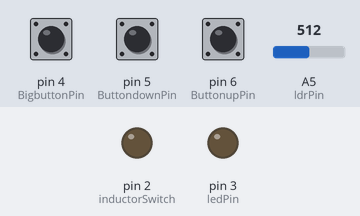
Recording of a sketch running on a simulated Arduino Uno, built with avr-gcc and run on an emulated ATmega328P. On the bench: output pins drawn as LEDs (lit = HIGH). The inputs (shaded band) are chosen by the test bench; at power-on: A5 (ldrPin) = 512, pin 4 (BigbuttonPin) HIGH, pin 5 (ButtondownPin) HIGH, pin 6 (ButtonupPin) HIGH.

Above: at 1.2 s.
1.3 s: A5 (ldrPin) set to 331
2.8 s: A5 (ldrPin) set to 305
At 3.5 s:
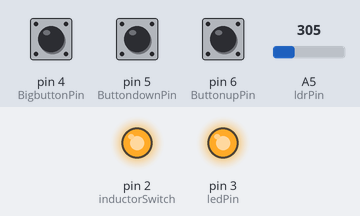
4.3 s: A5 (ldrPin) set to 330
At 4.8 s:
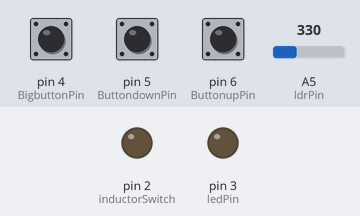
5.8 s: A5 (ldrPin) set to 310
At 7.0 s:
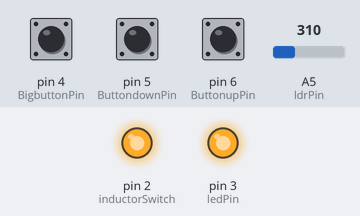
Timing chart, 0 to 37.4 s (numbered marks = the images above; inputs shaded):
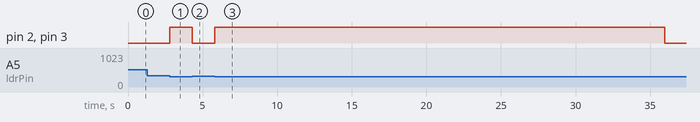

The sketch:

LDRDetection.ino
```cpp
const int BigbuttonPin = 4;     // the number of the startingpushbutton pin
int currentMillis = 0; //initial value for tracking time to compare to
int currentMillisD = 0; //initial value for tracking time to compare to
int currentMillisU = 0; //initial value for tracking time to compare to
long int delayTimeMS = 90000;  //starting heat time of 2 seconds
unsigned long debounceDelay = 250;    // the debounce time; increase if the output flickers

const int ButtondownPin = 5;     // the number of the pushbutton pin for raising time
const int ButtonupPin = 6;     // the number of the pushbutton pin for lowering time
const int ldrPin = A5;
const int ledPin =  3;      // the number of the LED pin
const int inductorSwitch =  2;      // the number of the inductor switch driver pin

// variables will change:
int buttonState = 0;         // variable for reading the starter pushbutton status
int buttonUp = 0;// variable for reading the up time pushbutton status
int buttonDown = 0;// variable for reading the down time pushbutton status
int ldrStatus = 501;
int failSafe = 0;
int timeOn = 0;
void setup() {
  //Serial.begin(9600);
  // initialize the LED pin as an output:
  pinMode(ledPin, OUTPUT);
  // initialize the pushbutton pins as a pullup input to make it simple:
  pinMode(ButtondownPin, INPUT_PULLUP);
  pinMode(BigbuttonPin, INPUT_PULLUP);
  pinMode(ButtonupPin, INPUT_PULLUP);
  pinMode(ldrPin, INPUT);

  //4v control switch to inductor driver
  pinMode(inductorSwitch, OUTPUT);
}

void loop() {
  // read the state of the pushbutton values:
  ldrStatus = analogRead(ldrPin);
  buttonState = digitalRead(BigbuttonPin);
  buttonUp = digitalRead(ButtonupPin);
  buttonDown = digitalRead(ButtondownPin);
  Serial.println(ldrStatus);
  if (buttonState == LOW) {
    failSafe = 0;
  }

  if (ldrStatus <= 320 && failSafe == 0) { //For input pullup, LOW means high. Same with above buttons for changing delay
      // turn LED on to indicate HEATING:
      if (timeOn >= 30000) {
        timeOn = 0;
        failSafe = 1;
      }
      digitalWrite(ledPin, HIGH);
      digitalWrite(inductorSwitch, HIGH); //turn on heater
      //Serial.println(timeOn);
      timeOn = timeOn + 100;
      delay(100);
    }
  else {
    // turn LED off if you are no longer heating, or keep it off:
    digitalWrite(ledPin, LOW);
    digitalWrite(inductorSwitch, LOW);
    timeOn = 0;
  }
}
```

Measured:
- the behaviour switches between 321 and 320 on A5 (ldrPin) (found by bisection; images 0 and 1)
- after the input at 1.3 s, every drawn part: stays the same
- after the input at 2.8 s, pin 2 (inductorSwitch), pin 3 (ledPin): LOW → HIGH at once
- after the input at 4.3 s, pin 2 (inductorSwitch), pin 3 (ledPin): HIGH → LOW at once
- after the input at 5.8 s, pin 2 (inductorSwitch), pin 3 (ledPin): LOW → HIGH at once, → LOW 30.2 s later
